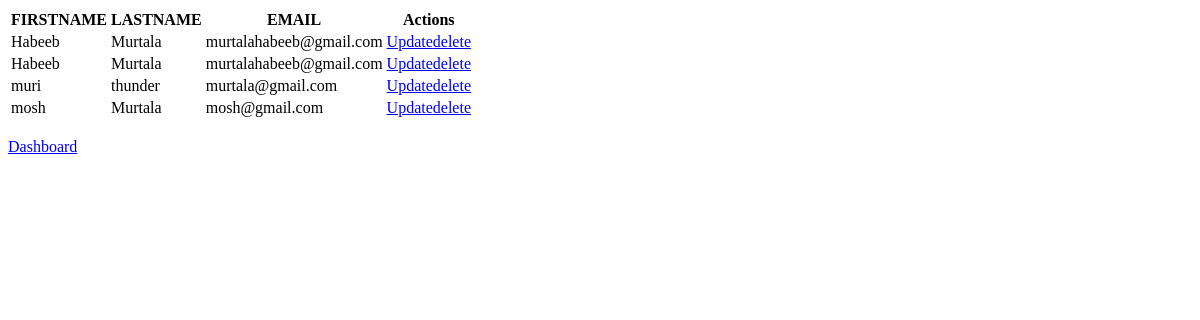
The page /crud_project/viewusers on the database as committed earlier.
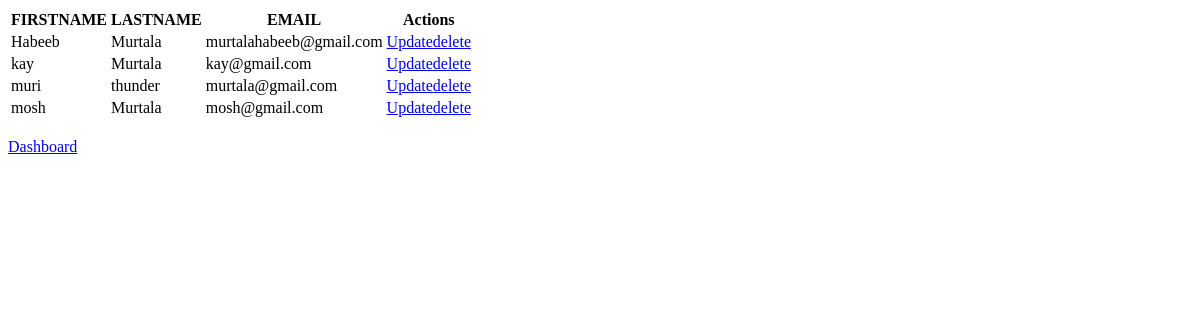
The same page on the database as committed later.
### crud_project/models.py (models this page shows)
class User(models.Model):
    firstname = models.CharField(max_length=15)
    password = models.CharField(max_length=15)
    email = models.CharField(max_length=64)
    lastname= models.CharField(max_length=15)

### crud_project/views.py (the view)
# urls.py: path('viewusers', views.users, name="view"),
def users(request):
    user = User.objects.all()
    return render(request, "temp/viewusers.html", {"users": user})

### crud_project/template/temp/viewusers.html (shortened to what this page needs)
<!DOCTYPE html>
<html lang="en">
<head>
</head>
<body>
<table>
    <tr>
        <th>FIRSTNAME</th>
        <th>LASTNAME</th>
        <th>EMAIL</th>
        <th>Actions</th>
    </tr>
    {% for person in users %}
    <tr>
        <td>{{ person.firstname }}</td>
         <td>{{ person.lastname }}</td>
         <td>{{ person.email }}</td>
        <td><a href="{% url 'crud_project:edit' person.id %}">Update</a><a href="{% url 'crud_project:del' person.id %}">delete</a></td>
    </tr>
    {% endfor %}
</table>
<br>
<a href="{% url 'crud_project:dash' %}">Dashboard</a>
</body>
</html>

Rows that differ between the two databases and show on the page:
changed User: firstname "Habeeb" → "kay"; email "murtalahabeeb@gmail.com" → "kay@gmail.com"
